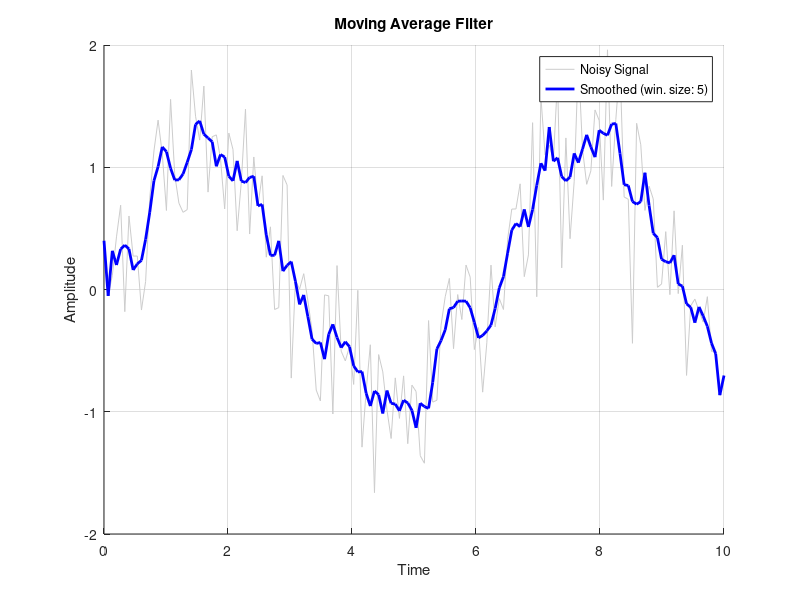

MATLAB code to generate this figure:
function smoothed = signalSmoothing(window_size)
    if nargin < 1
        window_size = 5;
    end
    
    % create a noisy signal from a sinusoid
    t = linspace(0, 10, 150);
    clean_sig = sin(t);
    noisy_sig = clean_sig + 0.4 * randn(1, length(t));
    
    N = length(noisy_sig);
    half_win = floor(window_size / 2);
    
    % plot the noisy signal
    figure; 
    hold on; 
    grid on;
    plot(t, noisy_sig, 'Color', [0.8 0.8 0.8], 'DisplayName', 'Noisy Signal');

    % prealoccate the smoothed array
    smoothed = zeros(1, N);
    smoothed(1:half_win) = noisy_sig(1:half_win);
    smoothed((N - half_win + 1):N) = noisy_sig((N - half_win + 1):N);
    
    for i = (1 + half_win) : (N - half_win)
        chunk = noisy_sig( (i - half_win) : (i + half_win) );
        smoothed(i) = mean(chunk);
    end
    
    % plot smoothed signal
    plot(t, smoothed, 'b-', 'LineWidth', 2, 'DisplayName', sprintf('Smoothed (win. size: %d)', window_size));
    legend('show');
    title('Moving Average Filter');
    xlabel('Time');
    ylabel('Amplitude');
end
